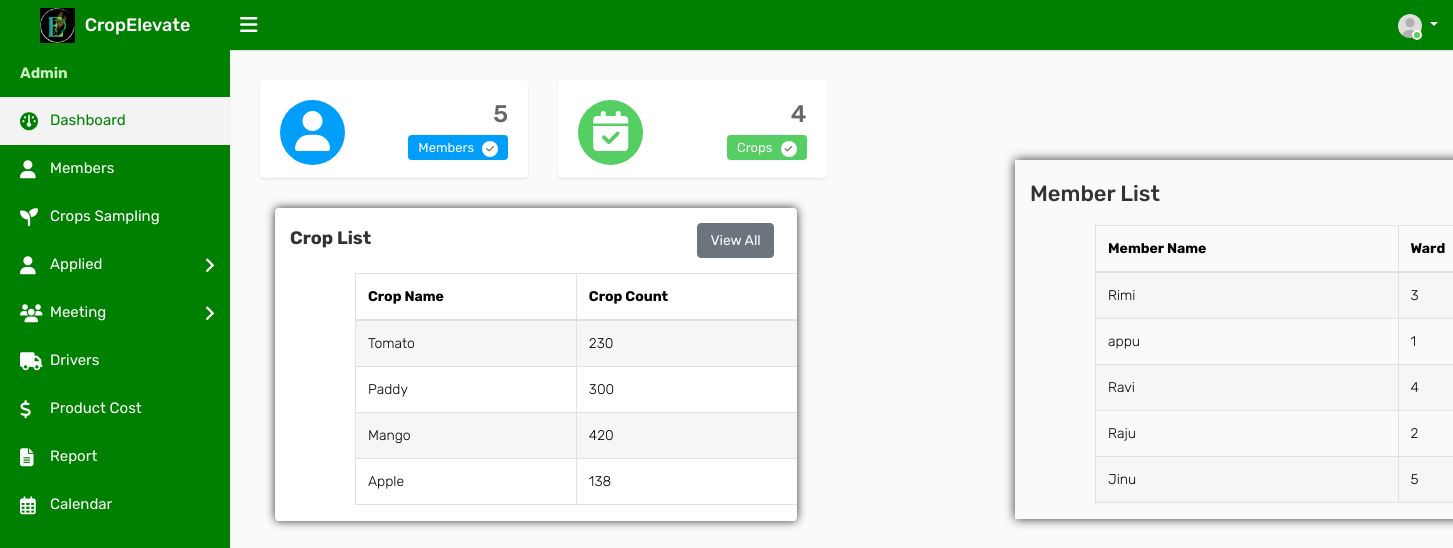
/adindex, run on an earlier commit of the app's database.
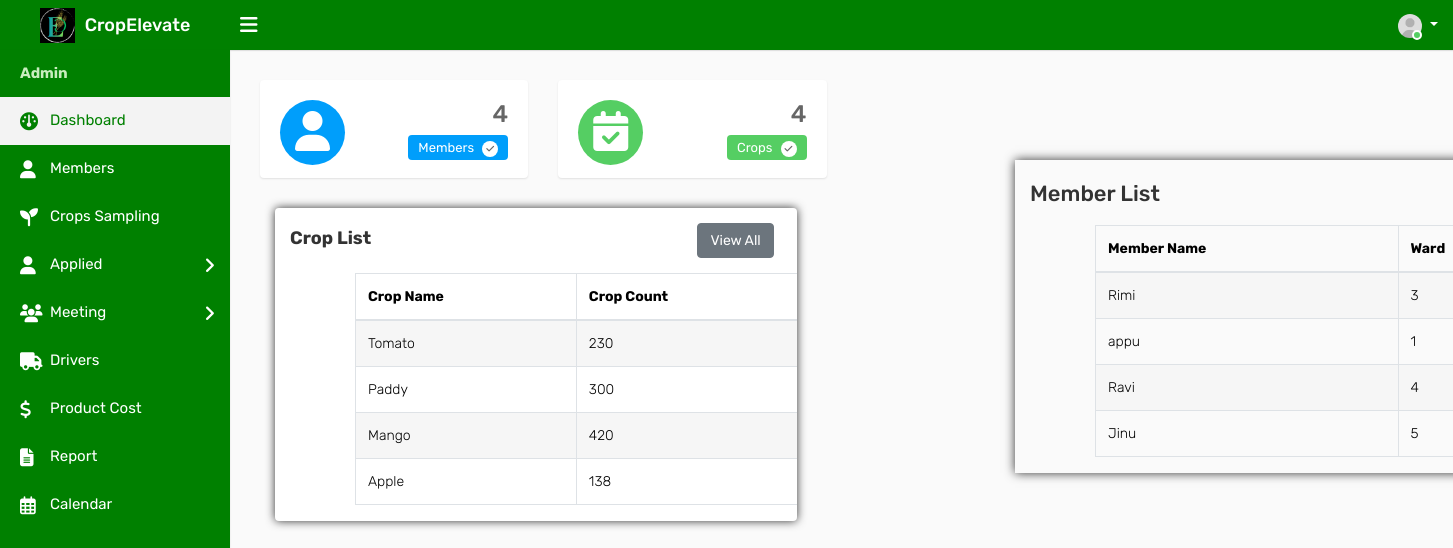
And on a later commit of the database.
### ceapp/models.py (models this page shows, shortened)
class Crop(models.Model):
    Namec = models.CharField(max_length=100)
    des = models.TextField()
    start_date = models.DateField(null=True, blank=True)
    end_date = models.DateField(null=True, blank=True)
    count = models.PositiveIntegerField(default=0)
    crop_photo = models.ImageField(upload_to='crop_photos/', blank=True, null=True)
    is_active = models.BooleanField(default=True)
    created_at = models.DateTimeField(auto_now_add=True)
    current = models.BooleanField(default=False)

class Member(models.Model):
    user = models.ForeignKey(CustomUser, on_delete=models.CASCADE, blank=True, null=True)
    Name = models.CharField(max_length=100,null=True, blank=True)
    email = models.EmailField(max_length=100,null=True, blank=True)
    admin_set_password = models.CharField(max_length=128, blank=True, null=True)
    dob = models.CharField(max_length=100,null=True, blank=True)
    address = models.TextField()
    district= models.CharField(max_length=100,null=True, blank=True)
    taluk = models.CharField(max_length=255, null=True, blank=True)
    Panchayat = models.CharField(max_length=100,null=True, blank=True)
    wardname = models.CharField(max_length=100,null=True, blank=True)
    wardno = models.IntegerField(max_length=100,null=True, blank=True)
    postal = models.IntegerField()
    phone = models.IntegerField()
    bio=models.TextField()
    profile_photo = models.ImageField(upload_to='profile_photos/', blank=True, null=True)
    amob = models.IntegerField(max_length=100,null=True, blank=True)
    aemail = models.CharField(max_length=255, null=True, blank=True)
    degree = models.CharField(max_length=255, null=True, blank=True)
    institution = models.CharField(max_length=255, null=True,blank=True)
    reset_password = models.CharField(max_length=128, null=True, blank=True)  # New field for reset password
    is_active = models.BooleanField(default=True)

### ceapp/views.py (the view)
# urls.py: path('adindex',views.adindex,name='adindex'),
def adindex(request):
    me = Member.objects.all()
    me_count = me.count()
    c=Crop.objects.all()
    c_count=c.count()
    crops = Crop.objects.all()
    approval = ApplyCrop.objects.all()
    approval_count = approval.count()
    context = {'me': me, 'me_count': me_count,'c':c, 'c_count':c_count,'crops': crops ,'approval':approval,'approval_count':approval_count}
    return render(request, 'admintemp/adindex.html', context)

### templates/admintemp/adindex.html (shortened to what the changed rows need)
{% load static %}
<!DOCTYPE html>
<html lang="en">
<head>
    <link rel="stylesheet" type="text/css" href="{% static 'assets/css/bootstrap.min.css' %}">
    <link rel="stylesheet" type="text/css" href="{% static 'assets/css/font-awesome.min.css' %}">
    <link rel="stylesheet" type="text/css" href="{% static 'assets/css/style.css' %}">
    <link rel="stylesheet" href="https://cdnjs.cloudflare.com/ajax/libs/font-awesome/6.2.0/css/all.min.css">
</head>
<body>
    <div class="main-wrapper">
        <div class="page-wrapper">
            <div class="content">
                <div class="row">
                    <div class="col-md-6 col-sm-6 col-lg-6 col-xl-3">
                        <div class="dash-widget">
							<div class="dash-widget-info text-right">
								<h3>{{me_count}}</h3>
								<span class="widget-title1">Members <i class="fa fa-check" aria-hidden="true"></i></span>
							</div>
                        </div>
                    </div>
					</div>
                    <div class="col-12 col-md-6 col-lg-8 col-xl-8">
                        <div class="card">
                            <div class="table-responsive ml-auto">
                                <table class="table table-bordered table-striped">
                                    <thead>
                                        <tr>
                                            <th>Crop Name</th>
                                            <th>Crop Count</th>
                                        </tr>
                                    </thead>
                                    <tbody>
                                        {% for crop in crops %}
                                        <tr>
                                            <td>{{ crop.Namec }}</td>
                                            <td>{{ crop.count }}</td>
                                        </tr>
                                        {% endfor %}
                                    </tbody>
                                </table>
                            </div>
                        </div>
                    </div>
    </div>
</div>
<div class="col-12 col-md-6 col-lg-6 col-xl-6">
    <div class="card2">
        <div class="table-responsive ml-auto">
            <table class="table table-bordered table-striped">
                <thead>
                    <tr>
                        <th>Member Name</th>
                        <th>Ward</th>
                    </tr>
                </thead>
                <tbody>
                    {% for member in me %}
                    <tr>
                        <td>{{ member.Name }}</td>
                        <td>{{ member.wardno }}</td>
                    </tr>
                    {% endfor %}
                </tbody>
            </table>
        </div>
    </div>
    </div>
</div>
</body>
</html>

What changed in the data, as far as the page shows it:
removed Member: Name "Raju", wardno "2"
Also different on the page:
{{ me_count }}: "5" → "4"
